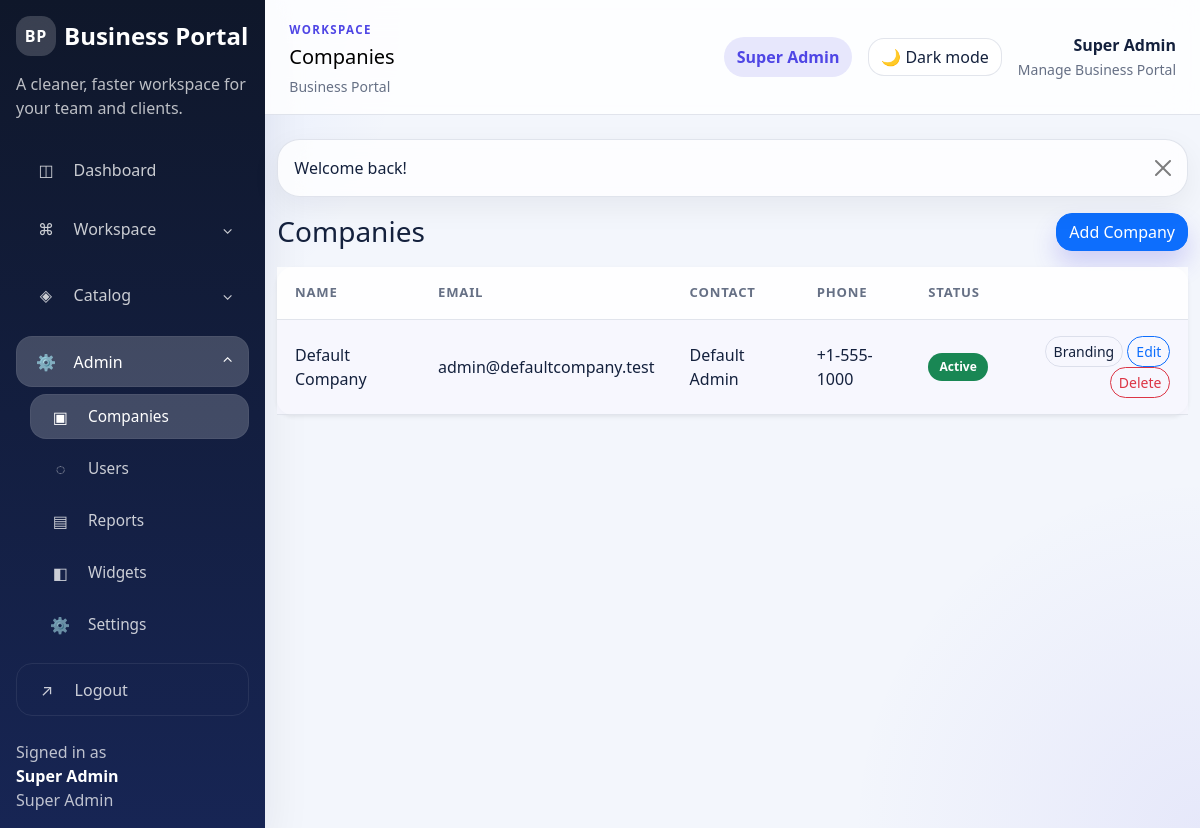
/modules/companies/index.php (signed in), run on the app's committed database.
### tables this page shows
CREATE TABLE companies (
    id INT UNSIGNED AUTO_INCREMENT PRIMARY KEY,
    name VARCHAR(150) NOT NULL,
    email VARCHAR(190) DEFAULT NULL,
    contact_name VARCHAR(150) DEFAULT NULL,
    phone VARCHAR(50) DEFAULT NULL,
    address_line1 VARCHAR(255) DEFAULT NULL,
    city VARCHAR(100) DEFAULT NULL,
    state VARCHAR(100) DEFAULT NULL,
    postal_code VARCHAR(30) DEFAULT NULL,
    country VARCHAR(100) DEFAULT NULL,
    status ENUM('active','inactive') NOT NULL DEFAULT 'active',
    created_at TIMESTAMP NOT NULL DEFAULT CURRENT_TIMESTAMP,
    updated_at TIMESTAMP NOT NULL DEFAULT CURRENT_TIMESTAMP ON UPDATE CURRENT_TIMESTAMP,
    UNIQUE KEY uq_companies_email (email),
    KEY idx_companies_status (status)
);

### config/database.php (called while the page is built, shortened)
<?php
function db(): PDO
{
    $dsn = sprintf('mysql:host=%s;dbname=%s;charset=%s', DB_HOST, DB_NAME, DB_CHARSET);
    $pdo = new PDO($dsn, DB_USER, DB_PASS, [
        PDO::ATTR_ERRMODE => PDO::ERRMODE_EXCEPTION,
        PDO::ATTR_DEFAULT_FETCH_MODE => PDO::FETCH_ASSOC,
        PDO::ATTR_EMULATE_PREPARES => false,
    ]);
    return $pdo;
}

### modules/companies/index.php (the view, shortened to what this page needs)
<?php
$companies = db()->query('SELECT * FROM companies ORDER BY name')->fetchAll();
require BASE_PATH . '/includes/header.php';
?>
<div class="d-flex justify-content-between align-items-center mb-3">
    <h1 class="h3 mb-0">Companies</h1>
    <a class="btn btn-primary" href="/modules/companies/add.php">Add Company</a>
</div>
<div class="card border-0 shadow-sm">
    <div class="table-responsive">
        <table class="table table-striped mb-0">
            <thead><tr><th>Name</th><th>Email</th><th>Contact</th><th>Phone</th><th>Status</th><th></th></tr></thead>
            <tbody>
            <?php foreach ($companies as $company): ?>
                <tr>
                    <td><?= h($company['name']) ?></td>
                    <td><?= h($company['email']) ?></td>
                    <td><?= h($company['contact_name']) ?></td>
                    <td><?= h($company['phone']) ?></td>
                    <td><?= invoice_status_badge($company['status']) ?></td>
                    <td class="text-end">
                        <a class="btn btn-sm btn-outline-secondary" href="/modules/settings/index.php?company_id=<?= (int) $company['id'] ?>">Branding</a>
                        <a class="btn btn-sm btn-outline-primary" href="/modules/companies/edit.php?id=<?= (int) $company['id'] ?>">Edit</a>
                        <a class="btn btn-sm btn-outline-danger" href="/modules/companies/delete.php?id=<?= (int) $company['id'] ?>" data-confirm="Delete this company?">Delete</a>
                    </td>
                </tr>
            <?php endforeach; ?>
            </tbody>
        </table>
    </div>
</div>
<?php require BASE_PATH . '/includes/footer.php'; ?>

### includes/functions.php (shortened to what this page needs)
<?php
require_once BASE_PATH . '/config/database.php';
function h(?string $value): string
{
    return htmlspecialchars((string) $value, ENT_QUOTES, 'UTF-8');
}
function invoice_status_badge(string $status): string
{
    $classes = [
        'draft' => 'secondary',
        'sent' => 'info',
        'paid' => 'success',
        'overdue' => 'danger',
        'cancelled' => 'dark',
        'unpaid' => 'warning',
        'open' => 'primary',
        'closed' => 'secondary',
        'active' => 'success',
        'inactive' => 'secondary',
        'suspended' => 'warning',
        'scheduled' => 'info',
        'in_progress' => 'primary',
        'completed' => 'success',
        'on_hold' => 'warning',
        'low' => 'secondary',
        'medium' => 'info',
        'high' => 'warning',
        'urgent' => 'danger',
    ];
    $class = $classes[$status] ?? 'secondary';
    return '<span class="badge bg-' . $class . '">' . h(ucfirst($status)) . '</span>';
}

### assets/css/style.css (style rules this page uses)
:root { color-scheme: light; --portal-bg: #f3f6fc; --portal-bg-accent: rgba(76, 118, 255, 0.14); --portal-surface: rgba(255, 255, 255, 0.78); --portal-surface-strong: #ffffff; --portal-surface-muted: rgba(255, 255, 255, 0.62); --portal-surface-subtle: rgba(79, 70, 229, 0.06); --portal-border: rgba(122, 138, 170, 0.22); --portal-text: #14213d; --portal-text-muted: #667085; --portal-sidebar-bg: linear-gradient(180deg, #0f172a 0%, #172554 100%); --portal-sidebar-link: rgba(255, 255, 255, 0.78); --portal-sidebar-link-hover: rgba(255, 255, 255, 0.12); --portal-sidebar-link-active: rgba(255, 255, 255, 0.2); --portal-shadow: 0 20px 45px rgba(15, 23, 42, 0.08); --portal-shadow-soft: 0 10px 30px rgba(15, 23, 42, 0.06); --portal-primary: #4f46e5; --portal-primary-rgb: 79, 70, 229; --bs-body-bg: var(--portal-bg); --bs-body-color: var(--portal-text); --bs-border-color: var(--portal-border); --bs-secondary-color: var(--portal-text-muted); --bs-tertiary-bg: rgba(255, 255, 255, 0.7); --bs-card-bg: var(--portal-surface); --bs-card-cap-bg: transparent; --bs-emphasis-color: var(--portal-text); --bs-primary: var(--portal-primary); --bs-primary-rgb: var(--portal-primary-rgb); }
body { min-height: 100vh; background: radial-gradient(circle at top left, var(--portal-bg-accent), transparent 28%), radial-gradient(circle at bottom right, rgba(var(--portal-primary-rgb), 0.08), transparent 24%), var(--portal-bg); color: var(--portal-text); transition: background-color 0.25s ease, color 0.25s ease; }
a { text-underline-offset: 0.2rem; }
.card, .table, .form-control, .form-select, .btn, .dropdown-menu, .modal-content, .input-group-text { border-radius: 1rem; }
.card, .table-responsive, .table, .form-control, .form-select, .input-group-text, .border, hr { border-color: var(--portal-border) !important; }
.card, .card-header, .card-footer, .dropdown-menu, .modal-content, .list-group-item, .input-group-text, .bg-white, .bg-light, .bg-body, .bg-body-tertiary { background: var(--portal-surface) !important; color: var(--portal-text); }
.table { --bs-table-bg: transparent; --bs-table-striped-bg: rgba(var(--portal-primary-rgb), 0.04); --bs-table-hover-bg: rgba(var(--portal-primary-rgb), 0.06); --bs-table-color: var(--portal-text); margin-bottom: 0; }
.table thead th { font-size: 0.82rem; text-transform: uppercase; letter-spacing: 0.06em; color: var(--portal-text-muted); border-bottom-color: var(--portal-border); }
.table td, .table th { padding: 1rem 1.1rem; vertical-align: middle; border-color: var(--portal-border); }
.table-responsive { background: var(--portal-surface); }
.btn-primary { box-shadow: 0 14px 24px rgba(var(--portal-primary-rgb), 0.22); }
.btn-outline-secondary { border-color: var(--portal-border); color: var(--portal-text); }
.badge { border-radius: 999px; padding: 0.5rem 0.7rem; }

### data on the page
companies: name "Default Company", email "admin@defaultcompany.test", contact_name "Default Admin", phone "+1-555-1000", status "Active"

### other printed values
$branding['brand_initials'] "BP"
$branding['brand_name'] "Business Portal"
$branding['portal_tagline'] "A cleaner, faster workspace for your team and clients."
$item['icon'] "◫"
$item['label'] "Dashboard"
$group['icon'] "⌘"
$group['label'] "Workspace"
$group['icon'] "◈"
$group['label'] "Catalog"
$group['icon'] "⚙"
$group['label'] "Admin"
$item['icon'] "▣"
$item['label'] "Companies"
$item['icon'] "◌"
$item['label'] "Users"
